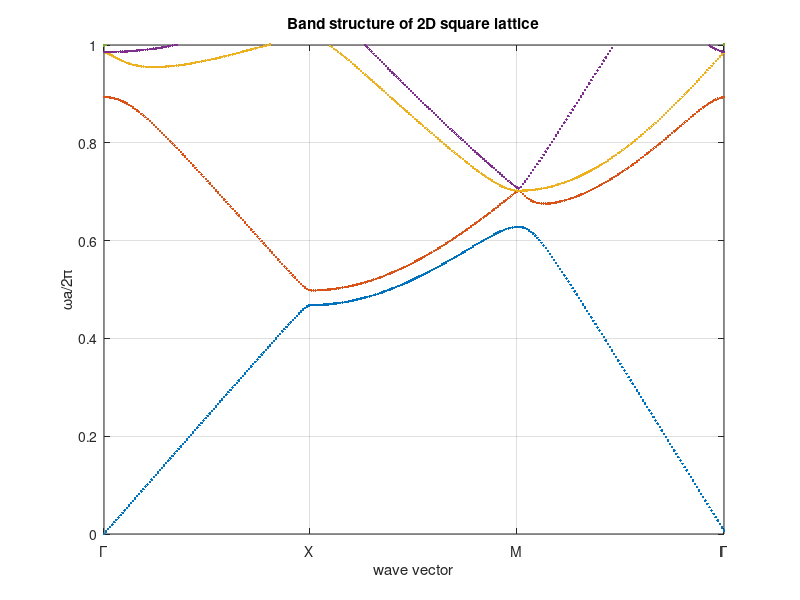
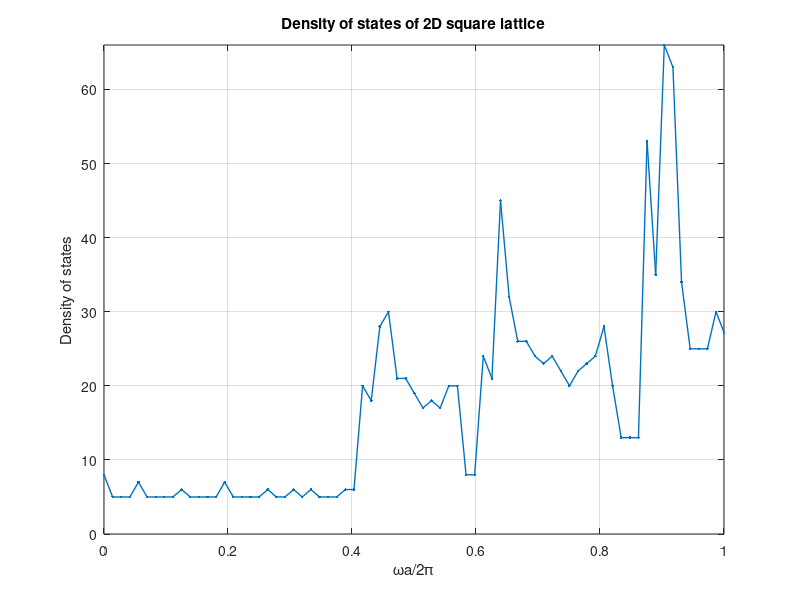

The MATLAB script that drew these images, in order:
%% calculate the band structure and DOS of 2D PhC using standard plane-wave expansion

close all
clear
clc

%% parameters
epsa = 2;
epsb = 1;
a = 1.0019;
R = 0.148;
num_band = 10;
i = sqrt(-1);
f = pi * (R ^ 2) / (a ^ 2);
a1 = a;
a2 = a * i;
b1 = 2 * pi / a;
b2 = (2 * pi / a) * i;
% n = input('please input n: ');
n = 3;

% number of plane waves for expansion
NumberofPW = (2 * n + 1) ^ 2;

%% diagonalization of Hamiltonian
% generate the G vectors
G = [];

for x = -n:n

    for y = -n:n
        G = [G, x * b1 + y * b2];
    end

end

% calculate the FFT of epsilon E(G-G') analytically for squared lattice
for x = 1:NumberofPW

    for y = x + 1:NumberofPW
        eps2(x, y) = (epsa - epsb) * 2 * f * besselj(1, abs(G(x) - G(y)) * R) ./ (abs(G(x) - G(y)) * R);
        eps2(y, x) = eps2(x, y);
    end

    eps2(x, x) = f * epsa + (1 - f) * epsb;
end

% generate the k points for band calculation
k1 = 2 * pi / a * 0.5 .* (0:0.01:1);
k2 = 2 * pi / a * (0.5 + (0.01:0.01:1) .* 0.5 * i);
k3 = 2 * pi / a * (0.5 + 0.5 * i) .* (0.99:-0.01:0.01);
k0 = [k1, k2, k3];

% generate the M matrix
eps2 = inv(eps2);

for ii = 1:length(k0)
    k = k0(ii);
    M = abs(k + G.') * abs(k + G) .* (eps2); % for TM wave
    % M = (real(k + G.') * real(k + G) + imag(k + G.') * imag(k + G)) .* (eps2); % for TE wave
    E = sort(abs(eig(M)));
    freq(:, ii) = sqrt(abs(E(1:num_band))) .* a ./ 2 ./ pi;
    fprintf('calculation of k=%f+%fi is finished\n', real(k), imag(k));
end

%% plot the band strcuture
freq_max_plot = 1;
tmpx = 1:length(k0);
fig_2D_band = figure;
plot(tmpx, freq, '.', 'linewidth', 1)
xlim([min(tmpx), max(tmpx)])
ylim([0, freq_max_plot])
xticks([1, 100, 200, 300]);
xticklabels({'\Gamma', 'X', 'M', '\Gamma'});
title('Band structure of 2D square lattice')
xlabel('wave vector')
ylabel('\omegaa/2\pi')
grid on
res = 600;
filename = 'fig_2D_band';
print(fig_2D_band, '-dpng', ['-r' num2str(res)], filename);

%% calculate the density of state
step = 0.015;
freq_min = min(min(freq));
freq_max = max(max(freq));
range_freq = freq_max - freq_min;

ndos = zeros(round(range_freq / step + 0.5) + 10, 1); % store the density of states
num_freq_points = round(range_freq / step + 0.5) + 10;
freq_points = linspace(freq_min, freq_max, num_freq_points);

for band = 1:num_band
    index = round((abs(freq(band, :)) - freq_min) / step);

    for ii = 1:length(index)

        if index(ii) == 0
            ndos(index(ii) + 1) = ndos(index(ii) + 1) + 1;
        else
            ndos(index(ii)) = ndos(index(ii)) + 1;
        end

    end

end

fig_2D_dos = figure;
plot(freq_points, ndos, '.-', 'linewidth', 1);
xlim([0, freq_max_plot]);
ylim([0, max(ndos(freq_points <= freq_max_plot))]);
xlabel('\omegaa/2\pi')
ylabel('Density of states');
title('Density of states of 2D square lattice')
grid on
res = 600;
filename = 'fig_2D_dos';
print(fig_2D_dos, '-dpng', ['-r' num2str(res)], filename);
